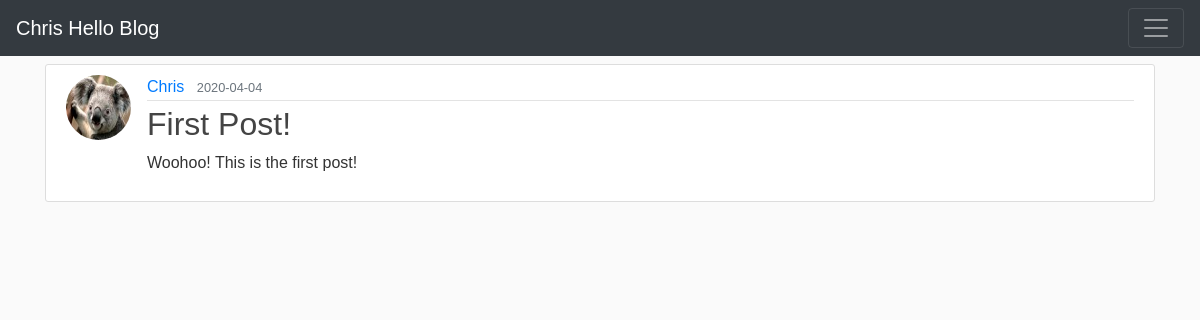
Before: /post/1 with the older database file.
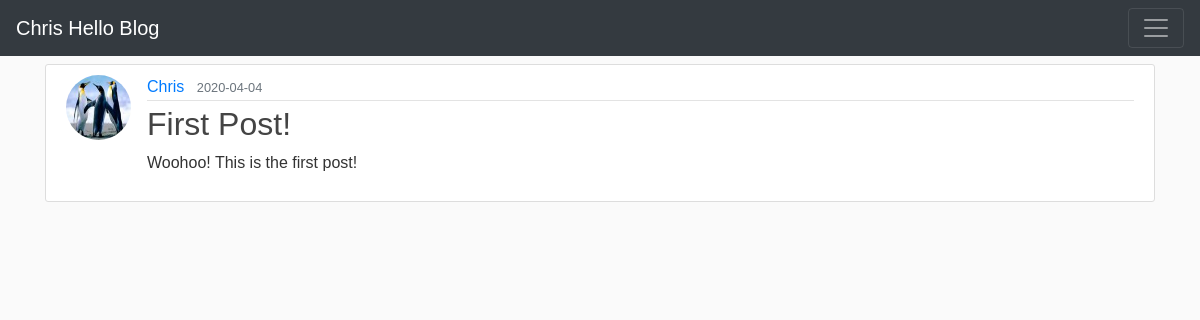
After: the same page with the newer database file.
### flaskblog/models.py (models this page shows, shortened)
class User(db.Model, UserMixin):
    id = db.Column(db.Integer, primary_key=True)
    username = db.Column(db.String(20), unique=True, nullable = False) #max length 20, must be unique
    email = db.Column(db.String(120), unique=True, nullable = False)
    image_file = db.Column(db.String(20), nullable = False, default='default.jpg') #length 20 because it'll hold the hash of their image
    password = db.Column(db.String(60), nullable = False)
    posts = db.relationship('Post', backref = 'author', lazy = True) # relationship, not a column!

### flaskblog/posts/routes.py (the view)
@p.route('/post/<int:id>') # View a singular post. Corey Schafer new post style.
def post(id):
    post = Post.query.get_or_404(id)
    return render_template('post.html', title = post.title, post = post)

### flaskblog/templates/post.html (shortened to what this page needs)
{% extends 'base.html' %}
{% block body %}
<article class="media content-section">
    <img class="rounded-circle article-img" src="{{ url_for('static', filename='profile_pics/' + post.author.image_file) }}">
    <div class="media-body">
      <div class="article-metadata">
        <a class="mr-2" href="{{ url_for('users.user_posts', username=post.author.username) }}">{{ post.author.username }}</a>
        <small class="text-muted">{{ post.date_posted.strftime('%Y-%m-%d') }}</small>
      </div>
      <h2 class="article-title">{{ post.title }}</h2>
      <p class="article-content">{{ post.content }}</p>
    </div>
  </article>
{% endblock %}

Changed rows visible on the page:
changed User "Chris": image_file: a different picture
